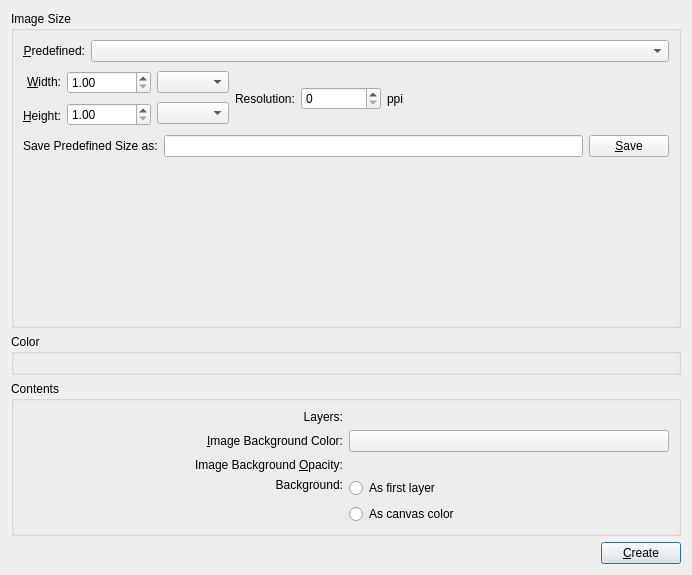
<?xml version="1.0" encoding="UTF-8"?>
<ui version="4.0">
 <class>WdgNewImage</class>
 <widget class="QWidget" name="WdgNewImage">
  <property name="geometry">
   <rect>
    <x>0</x>
    <y>0</y>
    <width>692</width>
    <height>575</height>
   </rect>
  </property>
  <property name="windowTitle">
   <string>New Image</string>
  </property>
  <layout class="QVBoxLayout" name="verticalLayout">
   <item>
    <layout class="QHBoxLayout" name="horizontalLayout_3">
     <item>
      <widget class="QGroupBox" name="grpImage">
       <property name="title">
        <string>Image Size</string>
       </property>
       <layout class="QGridLayout" name="gridLayout">
        <item row="4" column="0">
         <spacer name="imageGroupSpacer">
          <property name="orientation">
           <enum>Qt::Vertical</enum>
          </property>
          <property name="sizeHint" stdset="0">
           <size>
            <width>20</width>
            <height>40</height>
           </size>
          </property>
         </spacer>
        </item>
        <item row="2" column="0">
         <layout class="QHBoxLayout">
          <item>
           <layout class="QVBoxLayout">
            <property name="leftMargin">
             <number>0</number>
            </property>
            <property name="topMargin">
             <number>0</number>
            </property>
            <property name="rightMargin">
             <number>0</number>
            </property>
            <property name="bottomMargin">
             <number>0</number>
            </property>
            <item>
             <widget class="QLabel" name="lblWidth">
              <property name="text">
               <string>&amp;Width:</string>
              </property>
              <property name="alignment">
               <set>Qt::AlignRight|Qt::AlignTrailing|Qt::AlignVCenter</set>
              </property>
              <property name="buddy">
               <cstring>doubleWidth</cstring>
              </property>
             </widget>
            </item>
            <item>
             <widget class="QLabel" name="lblHeight">
              <property name="text">
               <string>&amp;Height:</string>
              </property>
              <property name="alignment">
               <set>Qt::AlignRight|Qt::AlignTrailing|Qt::AlignVCenter</set>
              </property>
              <property name="buddy">
               <cstring>doubleHeight</cstring>
              </property>
             </widget>
            </item>
           </layout>
          </item>
          <item>
           <layout class="QVBoxLayout">
            <property name="leftMargin">
             <number>0</number>
            </property>
            <property name="topMargin">
             <number>0</number>
            </property>
            <property name="rightMargin">
             <number>0</number>
            </property>
            <property name="bottomMargin">
             <number>0</number>
            </property>
            <item>
             <widget class="QDoubleSpinBox" name="doubleWidth">
              <property name="minimumSize">
               <size>
                <width>80</width>
                <height>0</height>
               </size>
              </property>
              <property name="decimals">
               <number>2</number>
              </property>
              <property name="minimum">
               <double>1.000000000000000</double>
              </property>
              <property name="maximum">
               <double>100000000.000000000000000</double>
              </property>
             </widget>
            </item>
            <item>
             <widget class="QDoubleSpinBox" name="doubleHeight">
              <property name="minimumSize">
               <size>
                <width>80</width>
                <height>0</height>
               </size>
              </property>
              <property name="minimum">
               <double>1.000000000000000</double>
              </property>
              <property name="maximum">
               <double>100000000.000000000000000</double>
              </property>
             </widget>
            </item>
           </layout>
          </item>
          <item>
           <layout class="QVBoxLayout">
            <property name="leftMargin">
             <number>0</number>
            </property>
            <property name="topMargin">
             <number>0</number>
            </property>
            <property name="rightMargin">
             <number>0</number>
            </property>
            <property name="bottomMargin">
             <number>0</number>
            </property>
            <item>
             <widget class="QComboBox" name="cmbWidthUnit"/>
            </item>
            <item>
             <widget class="QComboBox" name="cmbHeightUnit"/>
            </item>
           </layout>
          </item>
          <item>
           <widget class="QLabel" name="lblResolution">
            <property name="text">
             <string>Resolution:</string>
            </property>
           </widget>
          </item>
          <item>
           <widget class="QDoubleSpinBox" name="doubleResolution">
            <property name="minimumSize">
             <size>
              <width>80</width>
              <height>0</height>
             </size>
            </property>
            <property name="decimals">
             <number>0</number>
            </property>
            <property name="maximum">
             <double>99999.000000000000000</double>
            </property>
           </widget>
          </item>
          <item>
           <widget class="QLabel" name="label">
            <property name="toolTip">
             <string>pixels-per-inch</string>
            </property>
            <property name="text">
             <string>ppi</string>
            </property>
           </widget>
          </item>
          <item>
           <spacer>
            <property name="orientation">
             <enum>Qt::Horizontal</enum>
            </property>
            <property name="sizeType">
             <enum>QSizePolicy::Expanding</enum>
            </property>
            <property name="sizeHint" stdset="0">
             <size>
              <width>191</width>
              <height>61</height>
             </size>
            </property>
           </spacer>
          </item>
         </layout>
        </item>
        <item row="3" column="0">
         <layout class="QHBoxLayout" name="horizontalLayout_2">
          <item>
           <widget class="QLabel" name="label_3">
            <property name="text">
             <string>Save Predefined Size as:</string>
            </property>
           </widget>
          </item>
          <item>
           <widget class="QLineEdit" name="txtPredefinedName">
            <property name="sizePolicy">
             <sizepolicy hsizetype="MinimumExpanding" vsizetype="Fixed">
              <horstretch>0</horstretch>
              <verstretch>0</verstretch>
             </sizepolicy>
            </property>
           </widget>
          </item>
          <item>
           <widget class="QPushButton" name="bnSaveAsPredefined">
            <property name="toolTip">
             <string>Save the current dimensions</string>
            </property>
            <property name="text">
             <string>&amp;Save</string>
            </property>
           </widget>
          </item>
         </layout>
        </item>
        <item row="1" column="0">
         <layout class="QHBoxLayout" name="horizontalLayout">
          <item>
           <widget class="QLabel" name="label_2">
            <property name="text">
             <string>&amp;Predefined:</string>
            </property>
            <property name="alignment">
             <set>Qt::AlignRight|Qt::AlignTrailing|Qt::AlignVCenter</set>
            </property>
            <property name="buddy">
             <cstring>cmbPredefined</cstring>
            </property>
           </widget>
          </item>
          <item>
           <widget class="QComboBox" name="cmbPredefined">
            <property name="sizePolicy">
             <sizepolicy hsizetype="Expanding" vsizetype="Fixed">
              <horstretch>0</horstretch>
              <verstretch>0</verstretch>
             </sizepolicy>
            </property>
           </widget>
          </item>
         </layout>
        </item>
       </layout>
      </widget>
     </item>
    </layout>
   </item>
   <item>
    <widget class="QGroupBox" name="grpMode">
     <property name="title">
      <string>Color</string>
     </property>
     <layout class="QVBoxLayout">
      <item>
       <widget class="KisColorSpaceSelector" name="colorSpaceSelector" native="true"/>
      </item>
     </layout>
    </widget>
   </item>
   <item>
    <widget class="QGroupBox" name="grpContents">
     <property name="title">
      <string>Contents</string>
     </property>
     <layout class="QGridLayout" name="gridLayout_2">
      <item row="2" column="0">
       <widget class="QLabel" name="lblOpacity">
        <property name="text">
         <string>Image Background &amp;Opacity:</string>
        </property>
        <property name="alignment">
         <set>Qt::AlignRight|Qt::AlignTrailing|Qt::AlignVCenter</set>
        </property>
        <property name="buddy">
         <cstring>sliderOpacity</cstring>
        </property>
       </widget>
      </item>
      <item row="2" column="1">
       <widget class="QFrame" name="opacityPanel">
        <property name="frameShape">
         <enum>QFrame::NoFrame</enum>
        </property>
        <property name="frameShadow">
         <enum>QFrame::Plain</enum>
        </property>
        <layout class="QHBoxLayout">
         <property name="leftMargin">
          <number>0</number>
         </property>
         <property name="topMargin">
          <number>0</number>
         </property>
         <property name="rightMargin">
          <number>0</number>
         </property>
         <property name="bottomMargin">
          <number>0</number>
         </property>
         <item>
          <widget class="KisDoubleSliderSpinBox" name="sliderOpacity" native="true"/>
         </item>
        </layout>
       </widget>
      </item>
      <item row="0" column="0">
       <widget class="QLabel" name="label_4">
        <property name="text">
         <string>Layers:</string>
        </property>
        <property name="alignment">
         <set>Qt::AlignRight|Qt::AlignTrailing|Qt::AlignVCenter</set>
        </property>
       </widget>
      </item>
      <item row="1" column="0">
       <widget class="QLabel" name="lblColor">
        <property name="text">
         <string>&amp;Image Background Color:</string>
        </property>
        <property name="alignment">
         <set>Qt::AlignRight|Qt::AlignTrailing|Qt::AlignVCenter</set>
        </property>
        <property name="buddy">
         <cstring>cmbColor</cstring>
        </property>
       </widget>
      </item>
      <item row="0" column="1">
       <widget class="KIntNumInput" name="intNumLayers" native="true">
        <property name="minimumSize">
         <size>
          <width>0</width>
          <height>0</height>
         </size>
        </property>
        <property name="value" stdset="0">
         <number>2</number>
        </property>
        <property name="minimum" stdset="0">
         <number>1</number>
        </property>
        <property name="maximum" stdset="0">
         <number>200</number>
        </property>
       </widget>
      </item>
      <item row="1" column="1">
       <widget class="KColorButton" name="cmbColor">
        <property name="sizePolicy">
         <sizepolicy hsizetype="Preferred" vsizetype="Fixed">
          <horstretch>0</horstretch>
          <verstretch>0</verstretch>
         </sizepolicy>
        </property>
        <property name="minimumSize">
         <size>
          <width>50</width>
          <height>0</height>
         </size>
        </property>
        <property name="toolTip">
         <string>Reset the image background color in the Image Properties dialog</string>
        </property>
        <property name="color" stdset="0">
         <color>
          <red>255</red>
          <green>255</green>
          <blue>255</blue>
         </color>
        </property>
        <property name="defaultColor" stdset="0">
         <color>
          <red>255</red>
          <green>255</green>
          <blue>255</blue>
         </color>
        </property>
        <zorder>grpMode</zorder>
       </widget>
      </item>
      <item row="3" column="0">
       <widget class="QLabel" name="lblBackgroundStyle">
        <property name="text">
         <string>Background:</string>
        </property>
        <property name="alignment">
         <set>Qt::AlignRight|Qt::AlignTop|Qt::AlignTrailing</set>
        </property>
       </widget>
      </item>
      <item row="3" column="1">
       <layout class="QVBoxLayout" name="verticalLayout_3">
        <item>
         <widget class="QRadioButton" name="radioBackgroundAsLayer">
          <property name="text">
           <string>As first layer</string>
          </property>
          <attribute name="buttonGroup">
           <string notr="true">grpBackgroundStyle</string>
          </attribute>
         </widget>
        </item>
        <item>
         <widget class="QRadioButton" name="radioBackgroundAsProjection">
          <property name="text">
           <string>As canvas color</string>
          </property>
          <attribute name="buttonGroup">
           <string notr="true">grpBackgroundStyle</string>
          </attribute>
         </widget>
        </item>
       </layout>
      </item>
     </layout>
     <zorder>lblColor</zorder>
     <zorder>lblOpacity</zorder>
     <zorder>opacityPanel</zorder>
     <zorder>cmbColor</zorder>
     <zorder>label_4</zorder>
     <zorder>intNumLayers</zorder>
     <zorder>lblBackgroundStyle</zorder>
    </widget>
   </item>
   <item>
    <layout class="QHBoxLayout">
     <property name="leftMargin">
      <number>0</number>
     </property>
     <property name="topMargin">
      <number>0</number>
     </property>
     <property name="rightMargin">
      <number>0</number>
     </property>
     <property name="bottomMargin">
      <number>0</number>
     </property>
     <item>
      <spacer>
       <property name="orientation">
        <enum>Qt::Horizontal</enum>
       </property>
       <property name="sizeType">
        <enum>QSizePolicy::Expanding</enum>
       </property>
       <property name="sizeHint" stdset="0">
        <size>
         <width>480</width>
         <height>21</height>
        </size>
       </property>
      </spacer>
     </item>
     <item>
      <widget class="QPushButton" name="createButton">
       <property name="text">
        <string>&amp;Create</string>
       </property>
       <property name="autoDefault">
        <bool>true</bool>
       </property>
       <property name="default">
        <bool>true</bool>
       </property>
      </widget>
     </item>
    </layout>
   </item>
  </layout>
 </widget>
 <customwidgets>
  <customwidget>
   <class>KColorButton</class>
   <extends>QPushButton</extends>
   <header>kcolorbutton.h</header>
   <container>1</container>
  </customwidget>
  <customwidget>
   <class>KIntNumInput</class>
   <extends>QWidget</extends>
   <header>knuminput.h</header>
  </customwidget>
  <customwidget>
   <class>KisColorSpaceSelector</class>
   <extends>QWidget</extends>
   <header>widgets/kis_color_space_selector.h</header>
   <container>1</container>
  </customwidget>
  <customwidget>
   <class>KisDoubleSliderSpinBox</class>
   <extends>QWidget</extends>
   <header>kis_slider_spin_box.h</header>
   <container>1</container>
  </customwidget>
 </customwidgets>
 <tabstops>
  <tabstop>createButton</tabstop>
  <tabstop>cmbPredefined</tabstop>
  <tabstop>doubleWidth</tabstop>
  <tabstop>doubleHeight</tabstop>
  <tabstop>cmbWidthUnit</tabstop>
  <tabstop>cmbHeightUnit</tabstop>
  <tabstop>doubleResolution</tabstop>
  <tabstop>txtPredefinedName</tabstop>
  <tabstop>bnSaveAsPredefined</tabstop>
  <tabstop>cmbColor</tabstop>
  <tabstop>sliderOpacity</tabstop>
  <tabstop>radioBackgroundAsLayer</tabstop>
  <tabstop>radioBackgroundAsProjection</tabstop>
 </tabstops>
 <resources/>
 <connections/>
 <buttongroups>
  <buttongroup name="grpBackgroundStyle"/>
 </buttongroups>
</ui>
